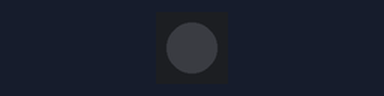
The program below on a simulated Raspberry Pi Pico. On the bench: 1 RGB LEDs in strip order, left to right. Dim RGB values are drawn brighter than linear; the modem accepts every AT command (registered, SIM ready, sends succeed) and sends nothing else; what the program prints to the serial monitor is not drawn.

Above: at 0.5 s.
At 2.65 s:
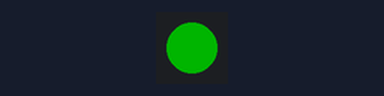
Timing chart, 0 to 3.0 s (numbered marks = the images above):
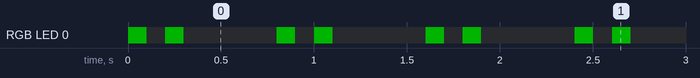

The program:

main.cpp
```cpp
#include <Arduino.h>
#include <Adafruit_NeoPixel.h>

// --- Heartbeat LED (from zero_heartbeat) ------------------------------------
// The RP2040-Zero's only onboard LED is a single WS2812 RGB on GPIO16.
#ifndef PIN_NEOPIXEL
#define PIN_NEOPIXEL 16
#endif
static Adafruit_NeoPixel led(1, PIN_NEOPIXEL, NEO_GRB + NEO_KHZ800);

// Heartbeat: 1 = on, 0 = off. 100ms per segment -> 800ms loop (double blink).
static const uint8_t heartbeat_pattern[] = {1, 0, 1, 0, 0, 0, 0, 0};
static const uint8_t pattern_len = sizeof(heartbeat_pattern) / sizeof(heartbeat_pattern[0]);
static const uint16_t segment_ms = 100;

// Non-blocking heartbeat: advances one pattern segment every segment_ms so the
// LED keeps beating while the bus scanner runs.
static void updateHeartbeat() {
  static uint32_t lastStep = 0;
  static uint8_t step = 0;
  static int8_t shown = -1;  // last segment value written to the LED (-1 = none)
  if (millis() - lastStep >= segment_ms) {
    lastStep = millis();
    step = (step + 1) % pattern_len;
  }
  if (heartbeat_pattern[step] != shown) {
    shown = heartbeat_pattern[step];
    led.setPixelColor(0, shown ? led.Color(0, 255, 0) : 0);
    led.show();
  }
}

// Waveshare Serial Bus Servo Driver board / Bus Servo Adapter (A) on UART0.
// Waveshare documents a STRAIGHT-THROUGH connection (RX-RX, TX-TX by label):
//   Pico GPIO0 (TX) -> driver board TXD
//   Pico GPIO1 (RX) -> driver board RXD
//   common GND, and the board's mode jumper in the "A" (UART) position.
// The adapter is a transparent passthrough, so the host runs at the servos'
// native baud. Servos speak the Feetech STS/SCS protocol (ST3215 et al.),
// 1 Mbaud / 8N1 default.
static const uint8_t BUS_TX_PIN = 12;
static const uint8_t BUS_RX_PIN = 13;
static const uint32_t BUS_BAUD = 1000000;  // 1 Mbaud

// STS/SCS protocol constants
static const uint8_t PKT_HEADER = 0xFF;
static const uint8_t INST_PING = 0x01;
static const uint8_t MAX_SERVO_ID = 253;        // 254 (0xFE) is broadcast
static const uint32_t REPLY_TIMEOUT_US = 4000;  // per-ID wait for a status reply

// Send a PING and return true if the addressed servo replies with its own ID.
static bool pingServo(uint8_t id) {
  // Drain any stale bytes before issuing the ping.
  while (Serial1.available()) Serial1.read();

  // Packet: FF FF ID LEN(0x02) INST(PING) CHK
  uint8_t chk = ~(id + 0x02 + INST_PING) & 0xFF;
  uint8_t pkt[6] = {PKT_HEADER, PKT_HEADER, id, 0x02, INST_PING, chk};
  Serial1.write(pkt, sizeof(pkt));
  Serial1.flush();  // block until the packet has left the TX FIFO

  // Expected reply: FF FF ID LEN ERR CHK (6 bytes)
  uint8_t resp[6];
  uint8_t got = 0;
  uint32_t start = micros();
  while (got < sizeof(resp)) {
    if (Serial1.available()) {
      resp[got++] = Serial1.read();
      start = micros();  // refresh timeout as bytes trickle in
    } else if (micros() - start > REPLY_TIMEOUT_US) {
      break;
    }
  }

  if (got < 6) return false;
  if (resp[0] != PKT_HEADER || resp[1] != PKT_HEADER) return false;
  if (resp[2] != id) return false;

  uint8_t rchk = ~(resp[2] + resp[3] + resp[4]) & 0xFF;
  return rchk == resp[5];
}

static void scanBus() {
  Serial.println();
  Serial.println(F("Scanning bus for servos (IDs 0-253)..."));

  bool found[MAX_SERVO_ID + 1] = {false};
  uint8_t count = 0;
  for (uint8_t id = 0; id <= MAX_SERVO_ID; id++) {
    updateHeartbeat();  // keep the LED beating during the sweep
    if (pingServo(id)) {
      found[id] = true;
      count++;
    }
  }

  // Address map: 16-column grid, "." = no reply, "##" = servo present.
  Serial.println(F("Address map (rows of 16):"));
  Serial.print(F("      "));
  for (uint8_t c = 0; c < 16; c++) {
    Serial.printf("%02X ", c);
  }
  Serial.println();
  for (uint16_t base = 0; base <= MAX_SERVO_ID; base += 16) {
    Serial.printf("%3u:  ", base);
    for (uint8_t c = 0; c < 16; c++) {
      uint16_t id = base + c;
      if (id > MAX_SERVO_ID) break;
      Serial.print(found[id] ? "## " : " . ");
    }
    Serial.println();
  }

  Serial.printf("Done. %u servo(s) found.\n", count);
}

void setup() {
  led.begin();
  led.setBrightness(64);  // WS2812 green at full brightness is very bright
  led.clear();
  led.show();

  Serial.begin(115200);  // USB serial for debug / monitor
  while (!Serial && millis() < 3000) {
    // wait briefly for USB CDC so we don't miss the first output
  }

  Serial1.setTX(BUS_TX_PIN);
  Serial1.setRX(BUS_RX_PIN);
  Serial1.begin(BUS_BAUD);

  Serial.println(F("Waveshare bus servo scanner ready."));
}

void loop() {
  static uint32_t lastScan = 0;
  const uint32_t scan_interval_ms = 5000;  // re-scan every 5s

  updateHeartbeat();

  if (millis() - lastScan >= scan_interval_ms) {
    lastScan = millis();
    scanBus();
  }
}
```

Measured:
- by itself, RGB LED 0: off → RGB(0, 64, 0) at 0.00 s, → off 0.10 s later, → RGB(0, 64, 0) 0.10 s later, → off 0.10 s later, … (648 changes in this stretch)
- by itself, everything shown: repeats every 2.4 s, in 12 steps
